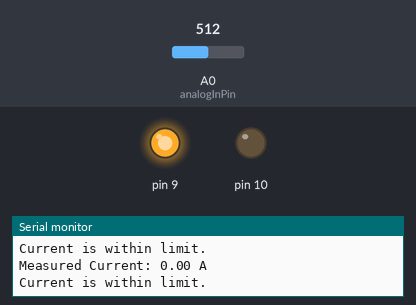
Simulated run of this sketch. Board: Arduino Uno, built with avr-gcc and run on an emulated ATmega328P. Shown: output pins drawn as LEDs (lit = HIGH), the last lines printed to the serial monitor. The test bench sets the inputs (shaded band); at power-on: A0 (analogInPin) = 512.

Above: at 1.3 s.
1.4 s: A0 (analogInPin) set to 528
2.9 s: A0 (analogInPin) set to 558
At 4.2 s:
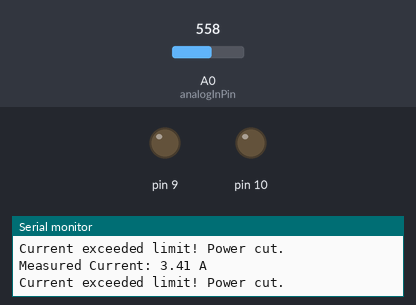
4.5 s: A0 (analogInPin) set to 511
At 5.6 s:
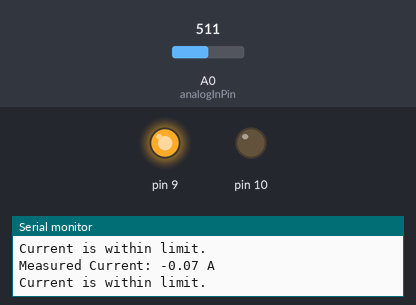
Timing chart, 0 to 7.5 s (numbered marks = the images above; inputs shaded):
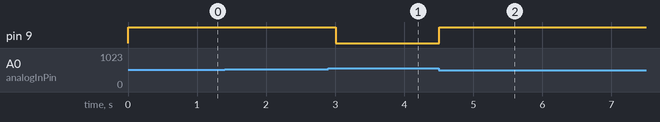

The sketch:

CurrentLimiter.ino
```cpp
const int analogInPin = A0;  // Analog input pin for current sensor
const float sensitivity = 0.066;  // Sensitivity factor for ACS712-30 (66 mV/A)
const float currentLimit = 2.0;  // Current limit (2A)

void setup() {
  // Set ports for PWM
  DDRB |= (1 << DDB1) | (1 << DDB2);                     // Set PB1 (OC1A) and PB2 (OC1B) as output pins

  // Configure Timer1 for Fast PWM mode, higher frequency
  TCCR1A = (1 << COM1A1) | (1 << COM1B1) | (1 << WGM11); // Fast PWM, clear OC1A/OC1B on compare match, set at bottom
  TCCR1B = (1 << WGM12) | (1 << WGM13) | (1 << CS10);    // Fast PWM, no prescaling (CS10 = 1), max frequency

  ICR1 = 1600;  // Set TOP value to get higher frequency (this will set PWM period, smaller value = higher frequency)
  OCR1A = 1600; // Start with 100% duty cycle (full on)

  Serial.begin(9600);  // Start communication with the serial monitor
}

void loop() {
  int sensorValue = analogRead(analogInPin);  // Read the value from the current sensor
  // Convert the sensor value to voltage and then to current
  float current = ((sensorValue - 512) * (5.0 / 1023.0)) / sensitivity;

  // Print the measured current to the serial monitor
  Serial.print("Measured Current: ");
  Serial.print(current);
  Serial.println(" A");

  // If the current exceeds the limit of 2A, cut off the PWM output (turn off the MOSFET)
  if (current > currentLimit) {
    OCR1A = 0;  // Set PWM duty cycle to zero, turning off the MOSFET
    Serial.println("Current exceeded limit! Power cut.");
  } else {
    OCR1A = 1600;  // Set duty cycle to 100%, turning on the MOSFET
    Serial.println("Current is within limit.");
  }

  delay(500);  // Delay for the current measurement and control loop
}
```

Measured:
- the behaviour switches between 539 and 540 on A0 (analogInPin) (found by bisection; images 0 and 1)
- after the input at 2.9 s, pin 9: HIGH → LOW after 0.11 s
- after the input at 4.5 s, pin 9: LOW → HIGH at once
